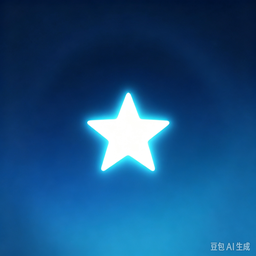
#> input picture assets/images/star_ball.png, 256 x 256 px
$ python generate_theme_icons.py
#> lines starting #> are read from the running program, lines starting #| are printed output that depends on the picture
import argparse
import colorsys
from pathlib import Path

from PIL import Image

root = Path(__file__).resolve().parents[1]
parser = argparse.ArgumentParser(description='生成 8 种主题色的首页星气球变体（星星保持纯白）。需要 Pillow。')
parser.add_argument('--output', type=Path, default=root)
options = parser.parse_args()
output = options.output

# 与 lib/theme_color.dart 的 ThemeColor.seed 一一对应。
themes = {
    'white': 0xFFFFFF,
    'orange': 0xFFFF664F,
    'rose': 0xFFC25485,
    'amber': 0xFFB37000,
    'teal': 0xFF009C84,
    'blue': 0xFF0089D0,
    'violet': 0xFF7970D5,
    'star': 0xFF3EE0FF,
}

def channels(seed):
    return [(seed >> shift) & 255 for shift in (16, 8, 0)]

# ---- 首页星气球变体：只换球体颜色，白色星星与明暗渐变完全保留 ----
ball_source = Image.open(root / 'assets/images/star_ball.png').convert('RGBA')
#> ball_source is the input picture: PIL image 256x256 RGBA; mean R, G, B, A 23.4, 80.3, 129.5, 255
ball_pixels = ball_source.load()
ball_w, ball_h = ball_source.size
#> ball_w = 256; ball_h = 256

# 原图球体基准色相（度）：采样高饱和像素的中位色相。
sample_hues = []
for y in range(ball_h):
    for x in range(ball_w):
        r, g, b, a = ball_pixels[x, y]
        hue, sat, val = colorsys.rgb_to_hsv(r / 255, g / 255, b / 255)
        if sat > 0.5 and val > 0.15:
            sample_hues.append(hue * 360)
#> after the loop, sample_hues = 62624 items
sample_hues.sort()
base_hue = sample_hues[len(sample_hues) // 2]
#> base_hue = 212.4

for name, seed in themes.items():
    if name == 'white':
        # 白色主题：素色球，靠明度渐变保留立体感，星星依旧纯白。
        target_hue = base_hue
        target_sat = 0.0
    else:
        r, g, b = channels(seed)
        target_hue, target_sat, _ = colorsys.rgb_to_hsv(r / 255, g / 255, b / 255)
        target_hue *= 360
    out = ball_source.copy()
    px = out.load()
    for y in range(ball_h):
        for x in range(ball_w):
            r, g, b, a = px[x, y]
            hue, sat, val = colorsys.rgb_to_hsv(r / 255, g / 255, b / 255)
            # 低饱和/高亮 = 星星与高光，保持原样（纯白）。
            if sat < 0.25 or val > 0.93:
                continue
            new_hue = ((target_hue + (hue * 360 - base_hue)) % 360) / 360
            # 深浅优化：球体饱和度贴近主题色，同时保留原图饱和度浮动。
            new_sat = min(1.0, max(0.0, target_sat + (sat - 0.85) * 0.35))
            nr, ng, nb = colorsys.hsv_to_rgb(new_hue, new_sat, val)
            px[x, y] = (round(nr * 255), round(ng * 255), round(nb * 255), a)
    out.save(output / f'assets/images/star_ball_{name}.png')
#> this loop made 8 passes
#> target_hue on pass 1: 212.4
#> pass 1, `out.save(output / f'assets/images/star_ball_{name}.png')`:
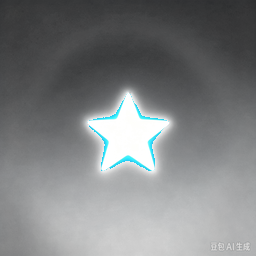
#> saved as star_ball_white.png: PIL image 256x256 RGBA; mean R, G, B, A 126, 128.4, 129.5, 255
#> pass 2, `out.save(output / f'assets/images/star_ball_{name}.png')`:
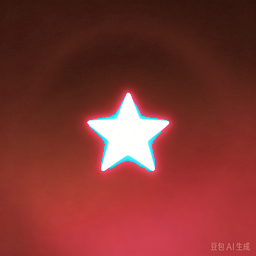
#> saved as star_ball_orange.png: PIL image 256x256 RGBA; mean R, G, B, A 127.9, 53.2, 48.6, 255
#> after the loop:
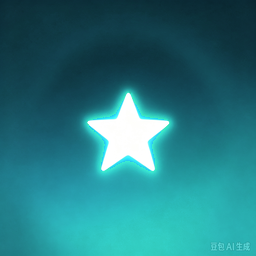
#> out: PIL image 256x256 RGBA; mean R, G, B, A 37.6, 120.4, 128.5, 255

print(f'基准色相 {base_hue:.1f}°, 已生成 {len(themes)} 张球体变体')
#| 基准色相 212.4°, 已生成 8 张球体变体
